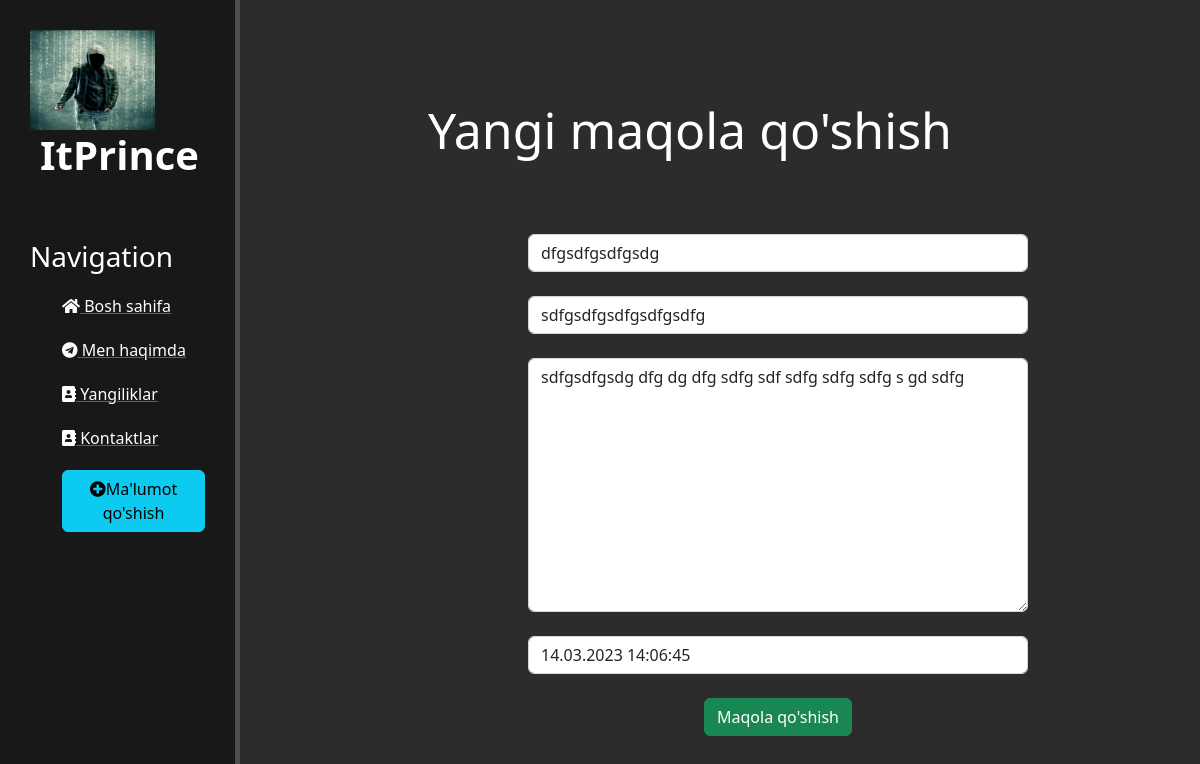
The app's page /news/7/update with its own data.
### news/models.py (models this page shows, shortened)
class Articles(models.Model):
    title = models.CharField("Nomlanishi", max_length=500)
    anons = models.CharField("Anons", max_length=2500)
    full_text = models.TextField("Statya")
    date = models.DateTimeField("Chiqarilgan sana")
    class Meta:
        verbose_name = "Yangilik"
        verbose_name_plural = "Yangiliklar"

### news/views.py (the view)
# urls.py: path('<int:pk>/update', NewsUpdateView.as_view(), name="news_update"),
class NewsUpdateView(UpdateView):
    model = Articles
    template_name = 'news/create.html'
    form_class = ArticlesForm

### news/forms.py
class ArticlesForm(ModelForm):
    class Meta:
        model = Articles
        fields = ['title', 'anons', 'full_text', 'date']
        widgets = {
            'title': TextInput(attrs={
                "class": "form-control",
                "placeholder": "Maqola Nomi"
            }),
            'anons': TextInput(attrs={
                "class": "form-control",
                "placeholder": "Maqola Anonsi"
            }),
            'date': DateTimeInput(attrs={
                "class": "form-control",
                "placeholder": "Chiqarilgan Sana"
            }),
            'full_text': Textarea(attrs={
                "class": "form-control",
                "placeholder": "Maqola Matni"
            })
        }

### templates/news/create.html (shortened to what this page needs)
{% extends 'main/layout.html' %}
{% block content %}
    <div class="features">
        <h1>Yangi maqola qo'shish </h1>
        <form method="post">
            {% csrf_token %}<br>
            {{ form.title }}<br>
            {{ form.anons }}<br>
            {{ form.full_text }}<br>
            {{ form.date }}<br>
            <button class="btn btn-success" type="submit"> Maqola qo'shish</button>
        </form>
    </div>
{% endblock %}

### static/main/css/main.css (style rules this page uses)
body { background: #2c2c2c; }
main .features { float: left; color: #fff; margin-top: 100px; text-align: center; width: 75%; }
main .features h1 { font-size: 50px; }
form { margin-left: 32%; width: 500px; margin-top: 50px; }

### records on screen
Articles: title "dfgsdfgsdfgsdg", anons "sdfgsdfgsdfgsdfgsdfg", full_text "sdfgsdfgsdg dfg dg dfg sdfg sdf sdfg sdfg sdfg s gd sdfg", date "14.03.2023 14:06:45"
